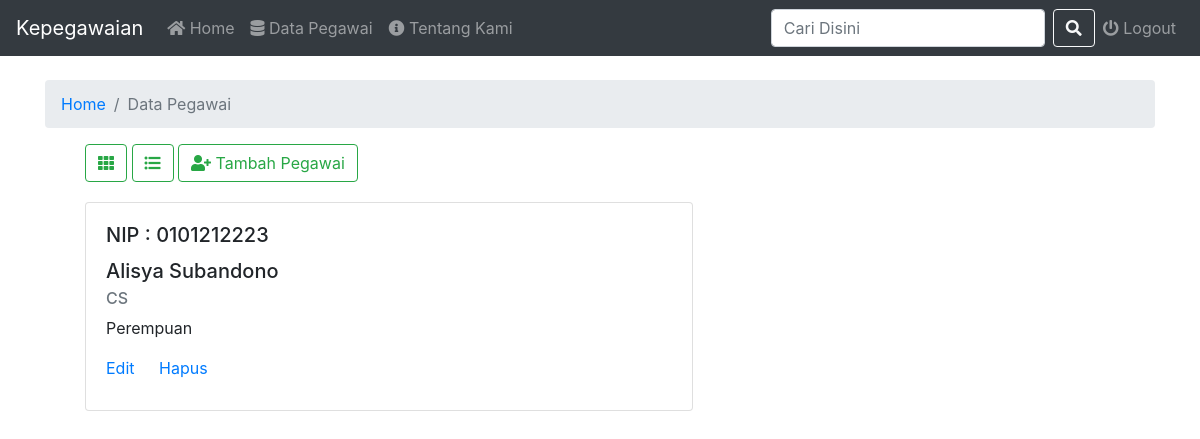
/operator/cari.php?cari=Alisya Subandono (signed in), run on the app's committed database.
### tables this page shows
CREATE TABLE `pegawai` (
  `nip` char(10) NOT NULL,
  `nama` varchar(30) NOT NULL,
  `tanggal_lahir` varchar(25) NOT NULL,
  `j_kelamin` char(9) NOT NULL,
  `alamat` varchar(50) NOT NULL,
  `jabatan` varchar(50) NOT NULL,
  `pendidikan` varchar(50) NOT NULL,
  `p_kerja` varchar(500) NOT NULL,
  `password` varchar(50) NOT NULL,
  `level` varchar(15) NOT NULL
);

### operator/cari.php (the view, shortened to what this page needs)
<!DOCTYPE html>
<html lang="en">
<head>
	<link rel="stylesheet" href="https://maxcdn.bootstrapcdn.com/bootstrap/4.0.0/css/bootstrap.min.css">
	<link rel="stylesheet" href="https://use.fontawesome.com/releases/v5.6.3/css/all.css">
</head>
<body>
	<nav class="navbar navbar-expand-lg navbar-dark bg-dark">
		<a class="navbar-brand" href="./">Kepegawaian</a>
		<div class="collapse navbar-collapse" id="navbarSupportedContent">
			<ul class="navbar-nav mr-auto">
				<li class="nav-item">
					<a class="nav-link" href="./"><i class='fas fa-home'></i> Home <span class="sr-only">(current)</span></a>
				</li>
				<li class="nav-item">
					<a class="nav-link" href="pegawai.php"><i class='fas fa-database'></i> Data Pegawai</a>
				</li>
				<li class="nav-item">
					<a class="nav-link" href="tentang.php"><i class='fas fa-info-circle'></i> Tentang Kami</a>
				</li>
			</ul>
			<form class="form-inline my-2 my-lg-0" action="cari.php">
				<input class="form-control mr-sm-2" type="search"  name="cari" id="cari"  placeholder="Cari Disini" aria-label="Search">
				<button class="btn btn-outline-light my-2 my-sm-0" type="submit"><i class="fas fa-search"></i></button>
			</form>
			<ul class="navbar-nav">
				<li class="nav-item">
					<a class="nav-link" href="../koneksi/logout.php"><i class='fas fa-power-off'></i> Logout</a>
				</li>
			</ul>
		</div>
	</nav>
	<div id="container" class="container">
		<br>
		<nav aria-label="breadcrumb">
			<ol class="breadcrumb">
				<li class="breadcrumb-item"><a href="./">Home</a></li>
				<li class="breadcrumb-item active" aria-current="page">Data Pegawai</li>
			</ol>
		</nav>
		<ul class="list">
		<div class="buttons">
			<button class="btn btn-outline-success my-2 my-sm-0 grid"><i class='fas fa-th grid'></i></button>
			<button class="btn btn-outline-success my-2 my-sm-0 list"><i class='fas fa-list-ul list'></i></button>
			<button type="button" class="btn btn-outline-success" data-toggle="modal" data-target="#exampleModal"><i class='fas fa-user-plus'></i> Tambah Pegawai</button>
		</div>
		<?php
		include "../koneksi/koneksi.php";
			$cari = $_GET['cari'];
			$query = mysqli_query($mysqli, "select * from pegawai where nama like '%$cari%'");
			$count = mysqli_num_rows($query);
			if($count > 0 ){
			while($user_data = mysqli_fetch_array($query)) { ?>
			<li>
				<div class="card">
					<div class="card-body">
						<h5 class='card-title'>NIP : <?php echo $user_data['nip'];?></h5>
						<h5 class='card-title'><?php echo $user_data['nama'];?></h5>
						<h6 class="card-subtitle mb-2 text-muted"><?php echo $user_data['jabatan'];?></h6>
						<p class="card-text"><?php echo $user_data['j_kelamin'];?></p>
						<a href='editPegawai.php?nip=<?php echo $user_data['nip']; ?>' class="card-link">Edit</a>
						<a href='delete.php?nip=<?php echo $user_data['nip']; ?>' class="card-link">Hapus</a>
					</div>
				</div>
			</li>
			<?php
				}
			}else{
				echo "Pencarian <strong>" . $cari . "</strong>Tidak Ditemukan";
			}
		?>
		</ul>
	</div>
</body>
</html>

### operator/cari.php (style rules this page uses)
#container ul { list-style: none; }
#container .buttons { margin-bottom: 20px; }
#container .list li .card { width: 38rem; margin-bottom: 20px; padding-bottom: 10px; }

### data on the page
pegawai: nip "0101212223", nama "Alisya Subandono", jabatan "CS", j_kelamin "Perempuan"
